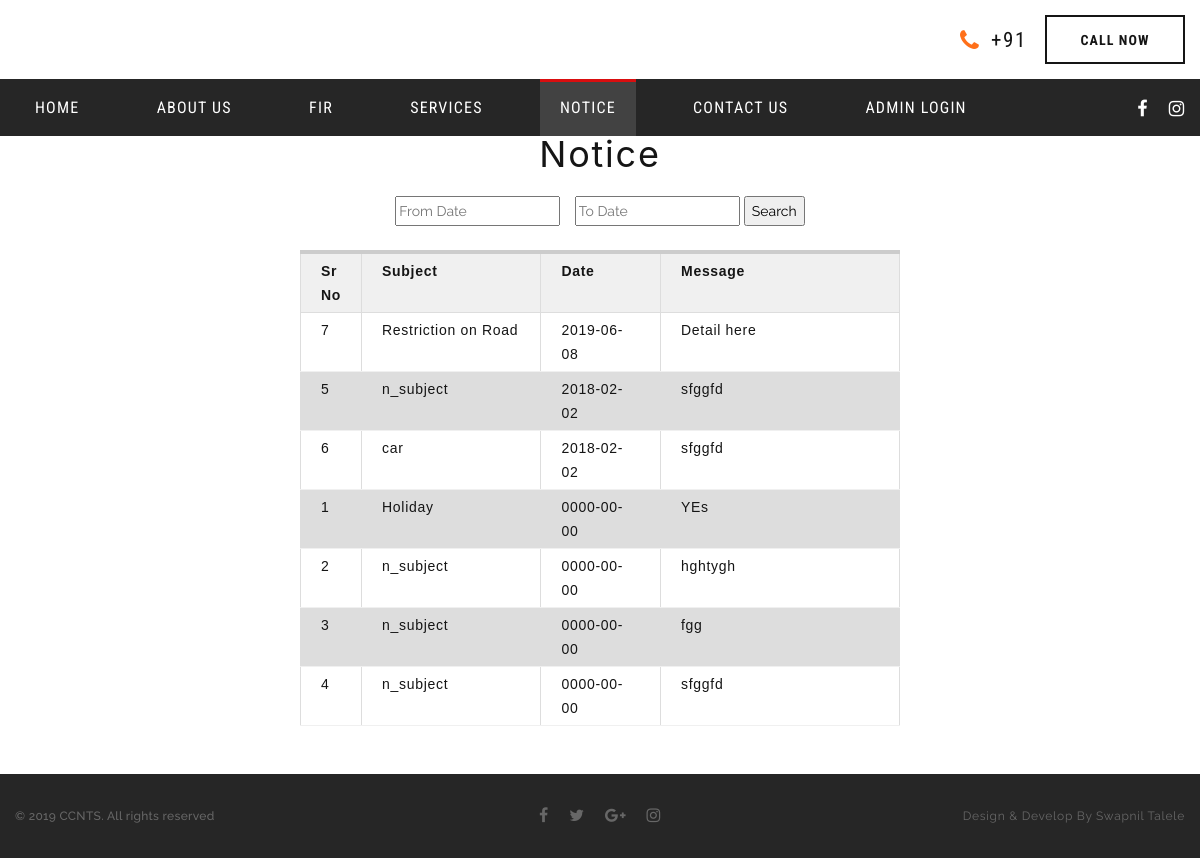
The app's page /noticedisplay.php with its own data.
### tables this page shows
CREATE TABLE `notice` (
  `n_id` int(25) NOT NULL,
  `n_subject` varchar(20) NOT NULL,
  `n_date` date NOT NULL,
  `n_message` varchar(100) NOT NULL
);

### noticedisplay.php (the view, shortened to what this page needs)
<?php
include('header.php');
	$conn = mysqli_connect("localhost", "root", "", "ccnts");
	$date = "";
	$date_to_date = "";
	$queryCondition = "";
	$sql = "SELECT * from notice " . $queryCondition . " ORDER BY n_date desc";
	$result = mysqli_query($conn,$sql);
?>
<html>
	<head>
	<link rel="stylesheet" href="http://code.jquery.com/ui/1.11.4/themes/smoothness/jquery-ui.css">
	</head>
	<body>
    <div class="demo-content">
    	<center>
		<h2 align="center" class="title_with_link">Notice</h2>
		<br>
  <form name="frmSearch" method="post" action="">
	 <p class="search_input">
		<input type="text" placeholder="From Date" id="date" name="search[date]"  value="<?php echo $date; ?>" class="input-control" />
	    <input type="text" placeholder="To Date" id="date_to_date" name="search[date_to_date]" style="margin-left:10px"  value="<?php echo $date_to_date; ?>" class="input-control"  />
		<input type="submit" name="go" value="Search" >
	</p>
	<br>
<?php if(!empty($result))	 { ?>
<table class="table-content ">
          <thead>
        <tr>
          <th width="10%"><span>Sr No</span></th>
          <th width="30%"><span>Subject</span></th>
          <th width="20%"><span>Date</span></th>
          <th width="40%"><span> Message</span></th>
        </tr>
      </thead>
    <tbody>
	<?php
		while($row = mysqli_fetch_array($result)) {
	?>
        <tr>
        	<td><?php echo $row["n_id"]; ?></td>
			<td><?php echo $row["n_subject"]; ?></td>
			<td><?php echo $row["n_date"]; ?></td>
			<td><?php echo $row["n_message"]; ?></td>
		</tr>
   <?php
		}
   ?>
  </table>
<?php }  ?>
  </form>
  </div>
</body></html>
<br>
<br>
<?php include('footer.php');?>

### noticedisplay.php (style rules this page uses)
.table-content { border-top:#CCCCCC 4px solid; width:50%; }
.table-content th { padding:5px 20px; background: #F0F0F0;vertical-align:top; }
.table-content td { padding:5px 20px; border-bottom: #F0F0F0 1px solid;vertical-align:top; }

### records on screen
notice: n_id "7", n_subject "Restriction on Road", n_date "2019-06-08", n_message "Detail here"
notice: n_id "5", n_subject "n_subject", n_date "2018-02-02", n_message "sfggfd"
notice: n_id "6", n_subject "car", n_date "2018-02-02", n_message "sfggfd"
notice: n_id "1", n_subject "Holiday", n_date "0000-00-00", n_message "YEs"
notice: n_id "2", n_subject "n_subject", n_date "0000-00-00", n_message "hghtygh"
notice: n_id "3", n_subject "n_subject", n_date "0000-00-00", n_message "fgg"
notice: n_id "4", n_subject "n_subject", n_date "0000-00-00", n_message "sfggfd"
